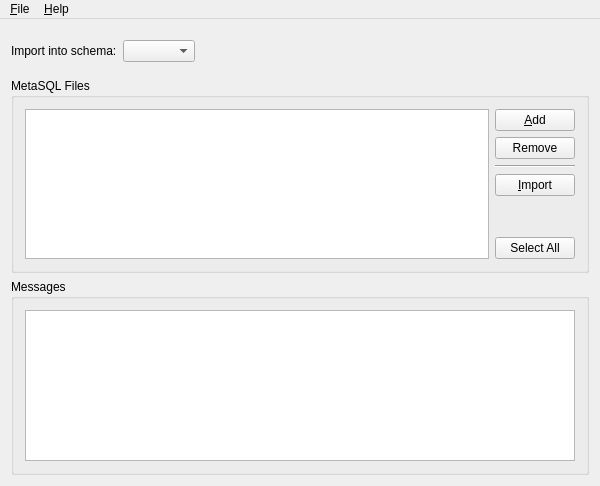
<ui version="4.0" >
 <comment> * OpenRPT report writer and rendering engine
 * Copyright (C) 2001-2010 by OpenMFG, LLC
 *
 * This library is free software; you can redistribute it and/or
 * modify it under the terms of the GNU Lesser General Public
 * License as published by the Free Software Foundation; either
 * version 2.1 of the License, or (at your option) any later version.
 *
 * This library is distributed in the hope that it will be useful,
 * but WITHOUT ANY WARRANTY; without even the implied warranty of
 * MERCHANTABILITY or FITNESS FOR A PARTICULAR PURPOSE. See the GNU
 * Lesser General Public License for more details.
 *
 * You should have received a copy of the GNU Lesser General Public
 * License along with this library; if not, write to the Free Software
 * Foundation, Inc., 59 Temple Place, Suite 330, Boston, MA 02111-1307 USA
 * Please contact info@openmfg.com with any questions on this license.</comment>
 <class>ImportWindow</class>
 <widget class="QMainWindow" name="ImportWindow" >
  <property name="geometry" >
   <rect>
    <x>0</x>
    <y>0</y>
    <width>600</width>
    <height>486</height>
   </rect>
  </property>
  <property name="windowTitle" >
   <string>MetaSQL Import Tool</string>
  </property>
  <widget class="QWidget" name="widget" >
   <layout class="QVBoxLayout" name="verticalLayout" >
    <item>
     <layout class="QHBoxLayout" name="horizontalLayout_3" >
      <property name="topMargin" >
       <number>10</number>
      </property>
      <property name="bottomMargin" >
       <number>10</number>
      </property>
      <item>
       <widget class="QLabel" name="_schemaLit" >
        <property name="text" >
         <string>Import into schema:</string>
        </property>
       </widget>
      </item>
      <item>
       <widget class="QComboBox" name="_schema" />
      </item>
      <item>
       <spacer name="horizontalSpacer" >
        <property name="orientation" >
         <enum>Qt::Horizontal</enum>
        </property>
        <property name="sizeHint" stdset="0" >
         <size>
          <width>40</width>
          <height>20</height>
         </size>
        </property>
       </spacer>
      </item>
     </layout>
    </item>
    <item>
     <widget class="QGroupBox" name="groupBox1" >
      <property name="title" >
       <string>MetaSQL Files</string>
      </property>
      <layout class="QHBoxLayout" name="horizontalLayout" >
       <item>
        <widget class="QListWidget" name="_reports" >
         <property name="selectionMode" >
          <enum>QAbstractItemView::ExtendedSelection</enum>
         </property>
        </widget>
       </item>
       <item>
        <layout class="QVBoxLayout" >
         <item>
          <widget class="QPushButton" name="_add" >
           <property name="text" >
            <string>&amp;Add</string>
           </property>
           <property name="shortcut" >
            <string>Alt+A</string>
           </property>
          </widget>
         </item>
         <item>
          <widget class="QPushButton" name="_remove" >
           <property name="text" >
            <string>Remove</string>
           </property>
          </widget>
         </item>
         <item>
          <widget class="Line" name="line1" >
           <property name="frameShape" >
            <enum>QFrame::HLine</enum>
           </property>
           <property name="frameShadow" >
            <enum>QFrame::Sunken</enum>
           </property>
          </widget>
         </item>
         <item>
          <widget class="QPushButton" name="_import" >
           <property name="text" >
            <string>&amp;Import</string>
           </property>
           <property name="shortcut" >
            <string>Alt+I</string>
           </property>
          </widget>
         </item>
         <item>
          <spacer>
           <property name="orientation" >
            <enum>Qt::Vertical</enum>
           </property>
           <property name="sizeType" >
            <enum>QSizePolicy::Expanding</enum>
           </property>
           <property name="sizeHint" stdset="0" >
            <size>
             <width>20</width>
             <height>16</height>
            </size>
           </property>
          </spacer>
         </item>
         <item>
          <widget class="QPushButton" name="_selectAll" >
           <property name="text" >
            <string>Select All</string>
           </property>
          </widget>
         </item>
        </layout>
       </item>
      </layout>
     </widget>
    </item>
    <item>
     <widget class="QGroupBox" name="groupBox2" >
      <property name="title" >
       <string>Messages</string>
      </property>
      <layout class="QVBoxLayout" >
       <property name="margin" >
        <number>11</number>
       </property>
       <item>
        <widget class="QTextEdit" name="_log" >
         <property name="readOnly" >
          <bool>true</bool>
         </property>
        </widget>
       </item>
      </layout>
     </widget>
    </item>
   </layout>
  </widget>
  <widget class="QMenuBar" name="MenuBar" >
   <property name="geometry" >
    <rect>
     <x>0</x>
     <y>0</y>
     <width>600</width>
     <height>22</height>
    </rect>
   </property>
   <widget class="QMenu" name="unnamed" >
    <property name="title" >
     <string>&amp;File</string>
    </property>
    <addaction name="fileOpenAction" />
    <addaction name="separator" />
    <addaction name="fileExitAction" />
   </widget>
   <widget class="QMenu" name="helpMenu" >
    <property name="title" >
     <string>&amp;Help</string>
    </property>
    <addaction name="helpContentsAction" />
    <addaction name="helpIndexAction" />
    <addaction name="separator" />
    <addaction name="helpAboutAction" />
   </widget>
   <addaction name="unnamed" />
   <addaction name="helpMenu" />
  </widget>
  <action name="helpContentsAction" >
   <property name="text" >
    <string>&amp;Contents...</string>
   </property>
   <property name="iconText" >
    <string>Contents</string>
   </property>
   <property name="shortcut" >
    <string/>
   </property>
  </action>
  <action name="helpIndexAction" >
   <property name="text" >
    <string>&amp;Index...</string>
   </property>
   <property name="iconText" >
    <string>Index</string>
   </property>
   <property name="shortcut" >
    <string/>
   </property>
  </action>
  <action name="helpAboutAction" >
   <property name="text" >
    <string>&amp;About</string>
   </property>
   <property name="iconText" >
    <string>About</string>
   </property>
   <property name="shortcut" >
    <string/>
   </property>
  </action>
  <action name="fileExitAction" >
   <property name="text" >
    <string>E&amp;xit</string>
   </property>
   <property name="iconText" >
    <string>E&amp;xit</string>
   </property>
  </action>
  <action name="fileOpenAction" >
   <property name="text" >
    <string>&amp;Add</string>
   </property>
   <property name="iconText" >
    <string>&amp;Add</string>
   </property>
  </action>
 </widget>
 <layoutdefault spacing="6" margin="11" />
 <tabstops>
  <tabstop>_reports</tabstop>
  <tabstop>_add</tabstop>
  <tabstop>_remove</tabstop>
  <tabstop>_import</tabstop>
  <tabstop>_selectAll</tabstop>
  <tabstop>_log</tabstop>
 </tabstops>
 <resources/>
 <connections>
  <connection>
   <sender>_selectAll</sender>
   <signal>clicked()</signal>
   <receiver>_reports</receiver>
   <slot>selectAll()</slot>
   <hints>
    <hint type="sourcelabel" >
     <x>544</x>
     <y>224</y>
    </hint>
    <hint type="destinationlabel" >
     <x>270</x>
     <y>188</y>
    </hint>
   </hints>
  </connection>
 </connections>
</ui>
